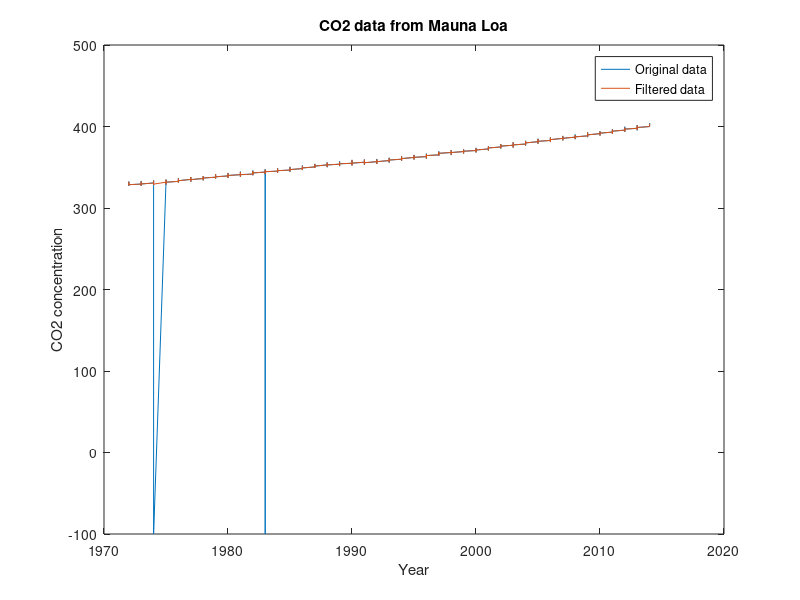
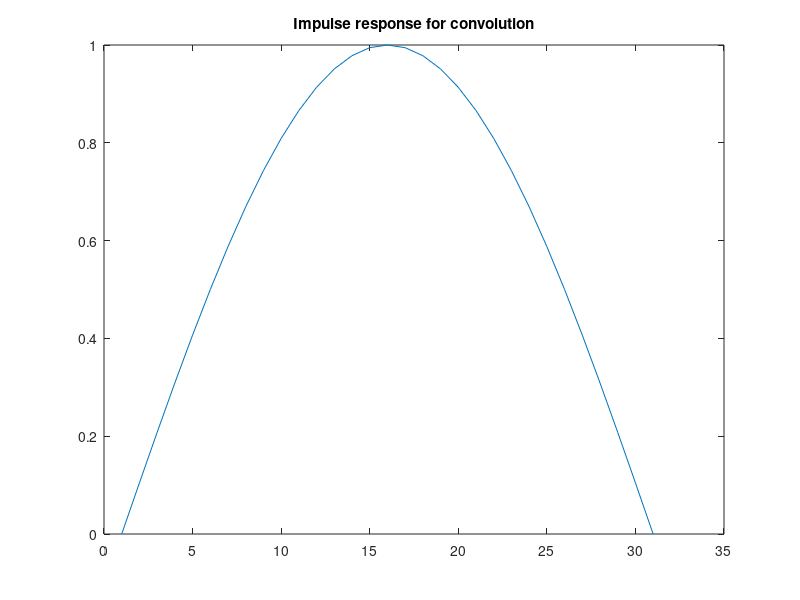
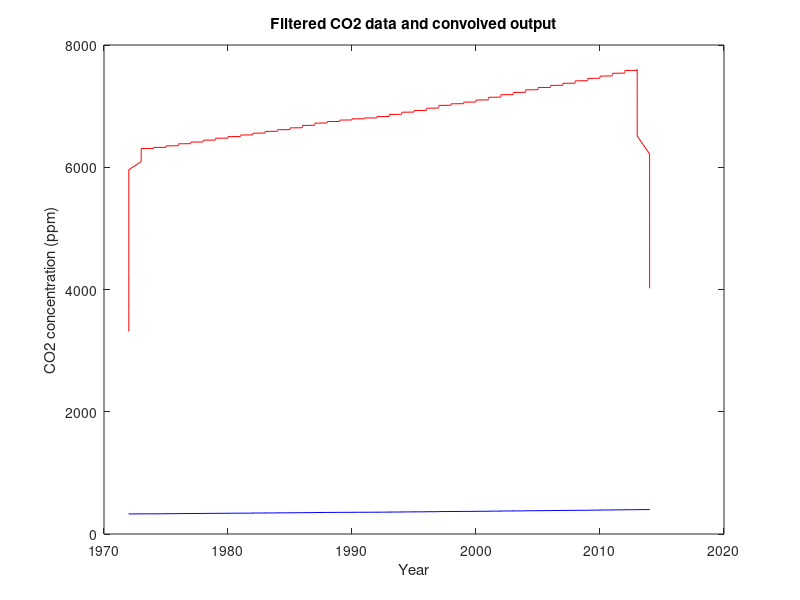

These figures' MATLAB source, in order:
%%%%% ASSIGNMENT 04 (2023) Nicole Hucke

%%%%% Goals: Remove spurious data and then convolve atmospheric CO2 data with two types of filters.  Use the data file called CO2_MaunaLoa.mat in the analysis below. 

%% 1: 
%Read in CO2_MaunaLoa.mat.  The time series is sampled monthly and vectorized as decimal years. Start by plotting the time series with the proper time basis. Then get rid of the spurious data points using medfilt1 with an order of 3 and plot the resultant filtered data on the same graph as the original data.

load CO2_MaunaLoa.mat

% convert decimal years to readable years
years = datevec(datenum(num2str(ts), 'yyyy'));
years = years(:,1); %just putting all years in a single variable rather than a matrix
% plot the original data 
plot(years, CO2);
xlabel('Year');
ylabel('CO2 concentration');
title('CO2 data from Mauna Loa');

% filter the data using a median filter
CO2_filt = medfilt1(CO2, 3);
% plot the filtered data
hold on
plot(years(:,1), CO2_filt);
legend('Original data', 'Filtered data');

%% 2: 
%Apply the convolution (impulse response) filter of Fig. 6-3a (from your textbook).  Construct this filter time series using a 31-sample vector comprised of a half period (positive sinusoid) with integrated amplitude of exactly 1.  Use conv to produce and to plot the input and output signal on the same graph.  For input signal use the CO2 data after the median filter has been applied.  The tricky part is to plot the output with an appropriate timeline, which requires removing both the early and late artifacts in the output.

% filter impulse response
h = sin(pi*(0:30)/30); %31 samples of positive half-sine wave with amplitude 1
figure;
plot(h);
title('Impulse response for convolution');

% Normalize the filter
%h = h / sum(h);

% Apply the filter using convolution
y = conv(CO2_filt, h);

% Remove the early and late artifacts in the output
y = y(16:end-15);
%t = linspace(years(:,1), years(end), length(y));

% Plot the input and output signal on the same graph
figure;
plot(years(:,1), CO2_filt, 'b');
hold on;
plot(years(:,1), y, 'r');
xlabel('Year');
ylabel('CO2 concentration (ppm)');
title('Filtered CO2 data and convolved output');
%legend('Filtered data', 'Convolved output');